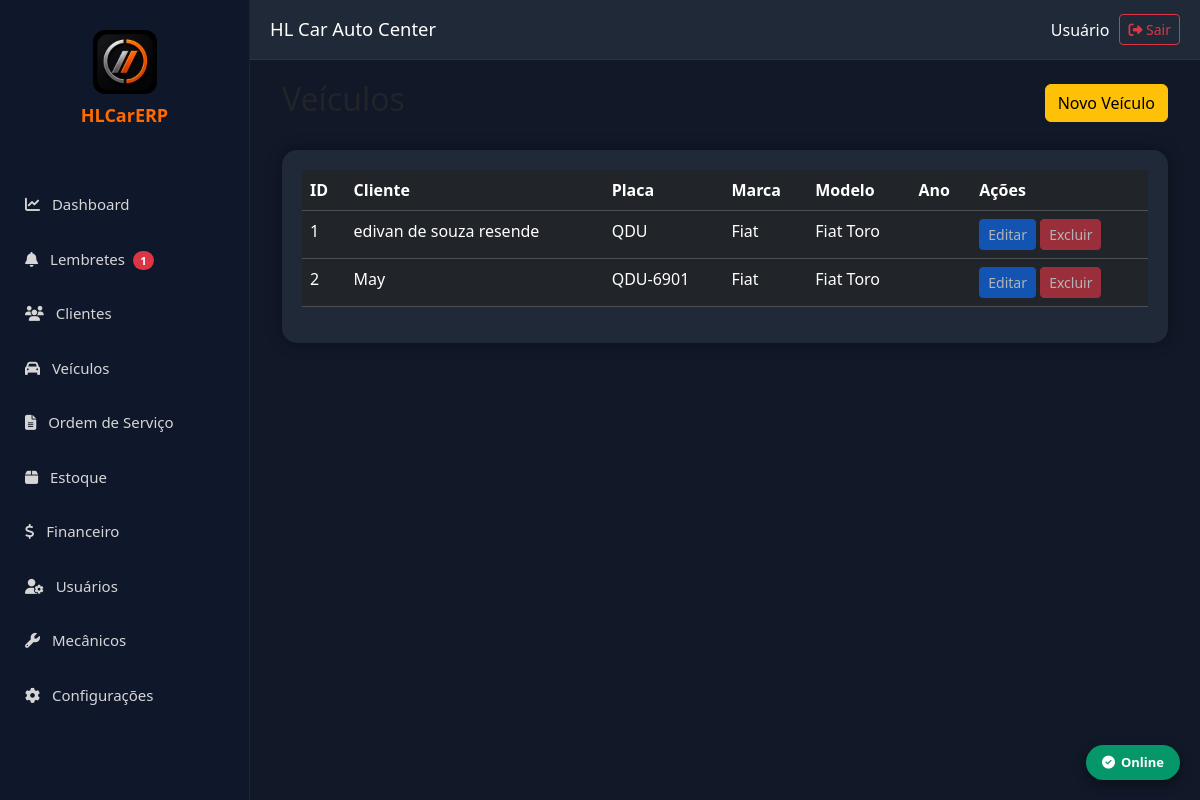
Screenshot of /veiculos (signed in) with the database file from the repository.
### models.py (models this page shows)
class Veiculo(db.Model):
    __tablename__ = "veiculos"
    id = db.Column(db.Integer, primary_key=True)
    empresa_id = db.Column(db.Integer, db.ForeignKey("empresas.id"), nullable=False, index=True)
    cliente_id = db.Column(db.Integer, db.ForeignKey("clientes.id"), nullable=False, index=True)
    placa = db.Column(db.String(10), nullable=False)
    marca = db.Column(db.String(80))
    modelo = db.Column(db.String(120))
    versao = db.Column(db.String(120))
    ano_fabricacao = db.Column(db.Integer)
    ano_modelo = db.Column(db.Integer)
    cor = db.Column(db.String(40))
    combustivel = db.Column(db.String(30))
    cambio = db.Column(db.String(30))
    motor = db.Column(db.String(80))
    chassi = db.Column(db.String(40))
    renavam = db.Column(db.String(20))
    km_atual = db.Column(db.Integer, default=0)
    km = db.Column(db.Integer)
    proxima_revisao_data = db.Column(db.Date, nullable=True)
    proxima_revisao_km = db.Column(db.Integer, nullable=True)
    observacoes = db.Column(db.Text)
    ativo = db.Column(db.Boolean, default=True, nullable=False)
    criado_em = db.Column(db.DateTime, default=datetime.utcnow, nullable=False)
    alterado_em = db.Column(db.DateTime, default=datetime.utcnow, onupdate=datetime.utcnow)
    empresa = db.relationship("Empresa")
    cliente = db.relationship("Cliente", backref="veiculos")
    __table_args__ = (
        UniqueConstraint("empresa_id", "placa", name="uk_placa_empresa"),
        Index("idx_veiculo_modelo", "empresa_id", "modelo"),
    )

class Cliente(db.Model):
    __tablename__ = "clientes"
    id = db.Column(db.Integer, primary_key=True)
    empresa_id = db.Column(db.Integer, db.ForeignKey("empresas.id"), nullable=False, index=True)
    nome = db.Column(db.String(200), nullable=False)
    tipo = db.Column(db.String(20), default="FISICA")
    cpf_cnpj = db.Column(db.String(20))
    rg_ie = db.Column(db.String(30))
    telefone = db.Column(db.String(30))
    whatsapp = db.Column(db.String(30))
    email = db.Column(db.String(150))
    cep = db.Column(db.String(15))
    endereco = db.Column(db.String(200))
    numero = db.Column(db.String(20))
    complemento = db.Column(db.String(100))
    bairro = db.Column(db.String(100))
    cidade = db.Column(db.String(100))
    estado = db.Column(db.String(2))
    observacoes = db.Column(db.Text)
    data_nascimento = db.Column(db.Date, nullable=True)
    ativo = db.Column(db.Boolean, default=True, nullable=False)
    criado_em = db.Column(db.DateTime, default=datetime.utcnow, nullable=False)
    alterado_em = db.Column(db.DateTime, default=datetime.utcnow, onupdate=datetime.utcnow)
    empresa = db.relationship("Empresa")
    __table_args__ = (
        Index("idx_cliente_nome", "empresa_id", "nome"),
        Index("idx_cliente_cpf", "empresa_id", "cpf_cnpj"),
    )

### app.py (the view)
@app.route("/veiculos")
@login_required
def veiculos():
    lista_veiculos = Veiculo.query.order_by(Veiculo.placa).all()
    return render_template("veiculos.html", veiculos=lista_veiculos)

### app.py (called while the page is built)
def login_required(f):
    @wraps(f)
    def decorated_function(*args, **kwargs):
        if "usuario_id" not in session:
            return redirect("/login")
        return f(*args, **kwargs)
    return decorated_function

### templates/veiculos.html (shortened to what this page needs)
{% extends "base.html" %}
{% block conteudo %}
<div class="container-fluid">
    <div class="d-flex justify-content-between align-items-center mb-4">
        <h2>Veículos</h2>
        <a href="/veiculos/novo" class="btn btn-warning">
            Novo Veículo
        </a>
    </div>
    <div class="card-dashboard">
        <table class="table table-dark table-hover">
            <thead>
                <tr>
                    <th>ID</th>
                    <th>Cliente</th>
                    <th>Placa</th>
                    <th>Marca</th>
                    <th>Modelo</th>
                    <th>Ano</th>
                    <th>Ações</th>
                </tr>
            </thead>
            <tbody>
                {% for veiculo in veiculos %}
                <tr>
                    <td>{{ veiculo.id }}</td>
                    <td>{{ veiculo.cliente.nome }}</td>
                    <td>{{ veiculo.placa }}</td>
                    <td>{{ veiculo.marca }}</td>
                    <td>{{ veiculo.modelo }}</td>
                    <td>{{ veiculo.ano }}</td>
                    <td>
                        <button class="btn btn-sm btn-primary" disabled>
                            Editar
                        </button>
                        <button class="btn btn-sm btn-danger" disabled>
                            Excluir
                        </button>
                    </td>
                </tr>
                {% endfor %}
            </tbody>
        </table>
    </div>
</div>
{% endblock %}

### templates/base.html (style rules this page uses)
* { margin:0; padding:0; box-sizing:border-box; font-family:Segoe UI,Tahoma,Geneva,Verdana,sans-serif; }
body { background:#111827; overflow-x:hidden; }
.card-dashboard { background:#1f2937; border-radius:15px; padding:20px; color:white; box-shadow:0 0 15px rgba(0,0,0,.35); transition:.3s; }
.table-dark th, .table-dark td { white-space:nowrap; }

### rows the page displays
Veiculo: id "1", cliente.nome "edivan de souza resende", placa "QDU", marca "Fiat", modelo "Fiat Toro"
Veiculo: id "2", cliente.nome "May", placa "QDU-6901", marca "Fiat", modelo "Fiat Toro"

### other values shown
{{ lembretes_pendentes }} "1"
{{ session.get('usuario_nome', 'Usuário') }} "Usuário"
